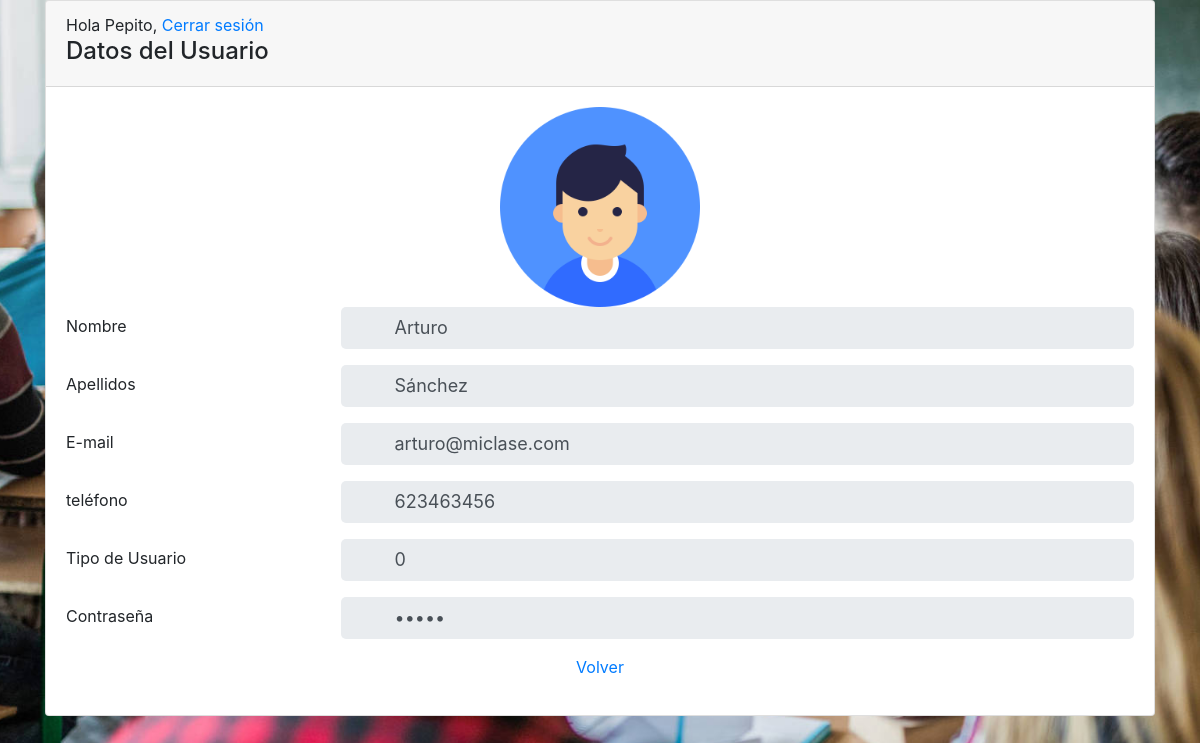
The app's page /ver.php?id=3 (signed in) with its own data.
### tables this page shows
CREATE TABLE `usuarios` (
  `id` int(11) NOT NULL,
  `nombre` varchar(25) NOT NULL,
  `apellidos` varchar(50) NOT NULL,
  `email` varchar(50) NOT NULL,
  `telefono` varchar(20) NOT NULL,
  `contrasena` varchar(20) NOT NULL,
  `tipo_usuario` int(11) NOT NULL,
  `imagen` varchar(100) NOT NULL
);

### ver.php (the view, shortened to what this page needs)
<?php
	include("sesiones.php");
	include_once("functions.php");
	if (!$enlace = conectarDB()) {
		irA("users.php?error=yes");
	}
	$id = $_GET["id"];
	$consulta = "SELECT * FROM usuarios WHERE id = $id";
	$resultado = mysqli_query($enlace, $consulta);
	if (!$row = mysqli_fetch_array($resultado)) {
		irA("users.php?error=4");
	}
	if ($row["imagen"] == "") {
		$imagen = "static/img/user.png";
	} else {
		$imagen = $row["imagen"];
	}
?>
<!DOCTYPE html>
<html lang="en" xmlns:th="http://www.thymeleaf.org">
<head>
<?php
	include("head.php");
?>
</head>
<body>
	<div class="container">
		<div class="card">
			<div class="card-header">
				<h4>Datos del Usuario</h4>
			</div>
			<div class="card-body">
				<center><img width="200" src="<?php echo $imagen; ?>" title="<?php echo $row["nombre"] ?>" alt="<?php echo $row["nombre"] ?>" /></center>
				<form class="form" role="form" autocomplete="off" method="post">
					<div class="form-group row">
						<label class="col-lg-3 col-form-label form-control-label">Nombre</label>
						<div class="col-lg-9">
							<input type="text" class="form-control" disabled="disabled" value='<?php echo $row["nombre"] ?>'  />
						</div>
					</div>
					<div class="form-group row">
						<label class="col-lg-3 col-form-label form-control-label">Apellidos</label>
						<div class="col-lg-9">
							<input type="text" class="form-control" disabled="disabled" value='<?php echo $row["apellidos"] ?>' />
						</div>
					</div>
					<div class="form-group row">
						<label class="col-lg-3 col-form-label form-control-label">E-mail</label>
						<div class="col-lg-9">
							<input type="email" class="form-control" disabled="disabled" value='<?php echo $row["email"] ?>' />
						</div>
					</div>
					<div class="form-group row">
						<label class="col-lg-3 col-form-label form-control-label">teléfono</label>
						<div class="col-lg-9">
							<input type="tel" class="form-control" disabled="disabled" value='<?php echo $row["telefono"] ?>'/>
						</div>
					</div>
					<div class="form-group row">
						<label class="col-lg-3 col-form-label form-control-label">Tipo de Usuario</label>
						<div class="col-lg-9">
							<input type="number" class="form-control" disabled="disabled" value='<?php echo $row["tipo_usuario"] ?>'/>
						</div>
					</div>
					<div class="form-group row">
						<label class="col-lg-3 col-form-label form-control-label">Contraseña</label>
						<div class="col-lg-9">
							<input class="form-control" type="password" disabled="disabled" value='<?php echo $row["contrasena"] ?>' >
						</div>
					</div>
					<div class="form-group row">
						<div class="col-lg-12 text-center">
							<a href='users.php'>Volver</a>
						</div>
					</div>
				</form>
			</div>
		</div>
	</div>
</body>
</html>

### static/css/index.css (style rules this page uses)
body { background: url(../img/background.jpg) no-repeat center center fixed; background-size: cover; }
.form-group input { height: 42px; font-size: 18px; border:0; padding-left: 54px; border-radius: 5px; }
.form-group::before { font-family: "Font Awesome\ 5 Free"; position: absolute; left: 28px; font-size: 22px; padding-top:4px; }

### records on screen
usuarios: nombre "Arturo", apellidos "Sánchez", email "arturo@miclase.com", telefono "623463456", tipo_usuario "0"

### other values on screen
$_SESSION["nombre"] "Pepito"
